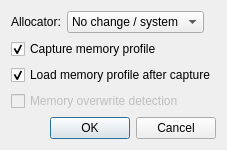
<?xml version="1.0" encoding="UTF-8"?>
<ui version="4.0">
 <class>Inject</class>
 <widget class="QDialog" name="Inject">
  <property name="geometry">
   <rect>
    <x>0</x>
    <y>0</y>
    <width>176</width>
    <height>116</height>
   </rect>
  </property>
  <property name="windowTitle">
   <string>Inject and run</string>
  </property>
  <property name="windowIcon">
   <iconset resource="mtuner.qrc">
    <normaloff>:/MTuner/resources/images/Run.png</normaloff>:/MTuner/resources/images/Run.png</iconset>
  </property>
  <property name="modal">
   <bool>true</bool>
  </property>
  <layout class="QVBoxLayout" name="verticalLayout">
   <item>
    <layout class="QHBoxLayout" name="horizontalLayout">
     <item>
      <widget class="QLabel" name="label">
       <property name="text">
        <string>Allocator:</string>
       </property>
      </widget>
     </item>
     <item>
      <widget class="QComboBox" name="allocatorCombo">
       <item>
        <property name="text">
         <string>No change / system</string>
        </property>
       </item>
       <item>
        <property name="text">
         <string>stomp overrun</string>
        </property>
       </item>
       <item>
        <property name="text">
         <string>stomp underrun</string>
        </property>
       </item>
      </widget>
     </item>
     <item>
      <spacer name="horizontalSpacer">
       <property name="orientation">
        <enum>Qt::Horizontal</enum>
       </property>
       <property name="sizeHint" stdset="0">
        <size>
         <width>40</width>
         <height>20</height>
        </size>
       </property>
      </spacer>
     </item>
    </layout>
   </item>
   <item>
    <widget class="QCheckBox" name="capture">
     <property name="text">
      <string>Capture memory profile</string>
     </property>
     <property name="checked">
      <bool>true</bool>
     </property>
    </widget>
   </item>
   <item>
    <widget class="QCheckBox" name="loadAfterCapture">
     <property name="text">
      <string>Load memory profile after capture</string>
     </property>
     <property name="checked">
      <bool>true</bool>
     </property>
    </widget>
   </item>
   <item>
    <widget class="QCheckBox" name="checkBox_2">
     <property name="enabled">
      <bool>false</bool>
     </property>
     <property name="text">
      <string>Memory overwrite detection</string>
     </property>
    </widget>
   </item>
   <item>
    <widget class="QDialogButtonBox" name="buttonBox">
     <property name="orientation">
      <enum>Qt::Horizontal</enum>
     </property>
     <property name="standardButtons">
      <set>QDialogButtonBox::Cancel|QDialogButtonBox::Ok</set>
     </property>
    </widget>
   </item>
  </layout>
 </widget>
 <resources>
  <include location="mtuner.qrc"/>
 </resources>
 <connections>
  <connection>
   <sender>buttonBox</sender>
   <signal>accepted()</signal>
   <receiver>Inject</receiver>
   <slot>accept()</slot>
   <hints>
    <hint type="sourcelabel">
     <x>169</x>
     <y>109</y>
    </hint>
    <hint type="destinationlabel">
     <x>157</x>
     <y>115</y>
    </hint>
   </hints>
  </connection>
  <connection>
   <sender>buttonBox</sender>
   <signal>rejected()</signal>
   <receiver>Inject</receiver>
   <slot>reject()</slot>
   <hints>
    <hint type="sourcelabel">
     <x>169</x>
     <y>109</y>
    </hint>
    <hint type="destinationlabel">
     <x>175</x>
     <y>115</y>
    </hint>
   </hints>
  </connection>
  <connection>
   <sender>allocatorCombo</sender>
   <signal>currentIndexChanged(int)</signal>
   <receiver>Inject</receiver>
   <slot>allocatorChanged(int)</slot>
   <hints>
    <hint type="sourcelabel">
     <x>118</x>
     <y>24</y>
    </hint>
    <hint type="destinationlabel">
     <x>163</x>
     <y>19</y>
    </hint>
   </hints>
  </connection>
  <connection>
   <sender>capture</sender>
   <signal>clicked(bool)</signal>
   <receiver>Inject</receiver>
   <slot>capture(bool)</slot>
   <hints>
    <hint type="sourcelabel">
     <x>90</x>
     <y>47</y>
    </hint>
    <hint type="destinationlabel">
     <x>154</x>
     <y>71</y>
    </hint>
   </hints>
  </connection>
 </connections>
 <slots>
  <slot>allocatorChanged(int)</slot>
  <slot>capture(bool)</slot>
 </slots>
</ui>
